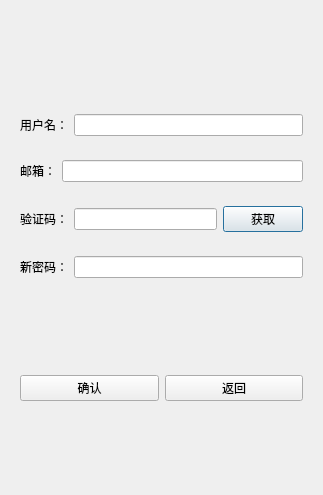
<?xml version="1.0" encoding="UTF-8"?>
<ui version="4.0">
 <class>ResetDialog</class>
 <widget class="QDialog" name="ResetDialog">
  <property name="geometry">
   <rect>
    <x>0</x>
    <y>0</y>
    <width>323</width>
    <height>495</height>
   </rect>
  </property>
  <property name="windowTitle">
   <string>Dialog</string>
  </property>
  <layout class="QVBoxLayout" name="verticalLayout">
   <item>
    <spacer name="verticalSpacer">
     <property name="orientation">
      <enum>Qt::Vertical</enum>
     </property>
     <property name="sizeHint" stdset="0">
      <size>
       <width>20</width>
       <height>40</height>
      </size>
     </property>
    </spacer>
   </item>
   <item>
    <widget class="QLabel" name="err_tip">
     <property name="text">
      <string/>
     </property>
    </widget>
   </item>
   <item>
    <widget class="QWidget" name="widget" native="true">
     <layout class="QHBoxLayout" name="horizontalLayout">
      <item>
       <widget class="QLabel" name="user_label">
        <property name="text">
         <string>用户名：</string>
        </property>
       </widget>
      </item>
      <item>
       <widget class="QLineEdit" name="user_Edit"/>
      </item>
     </layout>
    </widget>
   </item>
   <item>
    <widget class="QWidget" name="widget_2" native="true">
     <layout class="QHBoxLayout" name="horizontalLayout_2">
      <item>
       <widget class="QLabel" name="email_label">
        <property name="text">
         <string>邮箱：</string>
        </property>
       </widget>
      </item>
      <item>
       <widget class="QLineEdit" name="email_Edit_3"/>
      </item>
     </layout>
    </widget>
   </item>
   <item>
    <widget class="QWidget" name="widget_3" native="true">
     <layout class="QHBoxLayout" name="horizontalLayout_3">
      <item>
       <widget class="QLabel" name="verify_label">
        <property name="text">
         <string>验证码：</string>
        </property>
       </widget>
      </item>
      <item>
       <widget class="QLineEdit" name="verify_lineEdit_4"/>
      </item>
      <item>
       <widget class="QPushButton" name="verify_btn_clicked">
        <property name="text">
         <string>获取</string>
        </property>
       </widget>
      </item>
     </layout>
    </widget>
   </item>
   <item>
    <widget class="QWidget" name="widget_4" native="true">
     <layout class="QHBoxLayout" name="horizontalLayout_4">
      <item>
       <widget class="QLabel" name="pwd_label">
        <property name="text">
         <string>新密码：</string>
        </property>
       </widget>
      </item>
      <item>
       <widget class="QLineEdit" name="pwd_Edit_5"/>
      </item>
     </layout>
    </widget>
   </item>
   <item>
    <spacer name="verticalSpacer_2">
     <property name="orientation">
      <enum>Qt::Vertical</enum>
     </property>
     <property name="sizeHint" stdset="0">
      <size>
       <width>20</width>
       <height>40</height>
      </size>
     </property>
    </spacer>
   </item>
   <item>
    <widget class="QWidget" name="widget_5" native="true">
     <layout class="QHBoxLayout" name="horizontalLayout_5">
      <item>
       <widget class="QPushButton" name="sur_btn">
        <property name="text">
         <string>确认</string>
        </property>
       </widget>
      </item>
      <item>
       <widget class="QPushButton" name="return_btn">
        <property name="text">
         <string>返回</string>
        </property>
       </widget>
      </item>
     </layout>
    </widget>
   </item>
   <item>
    <spacer name="verticalSpacer_3">
     <property name="orientation">
      <enum>Qt::Vertical</enum>
     </property>
     <property name="sizeHint" stdset="0">
      <size>
       <width>20</width>
       <height>40</height>
      </size>
     </property>
    </spacer>
   </item>
  </layout>
 </widget>
 <resources/>
 <connections/>
</ui>
